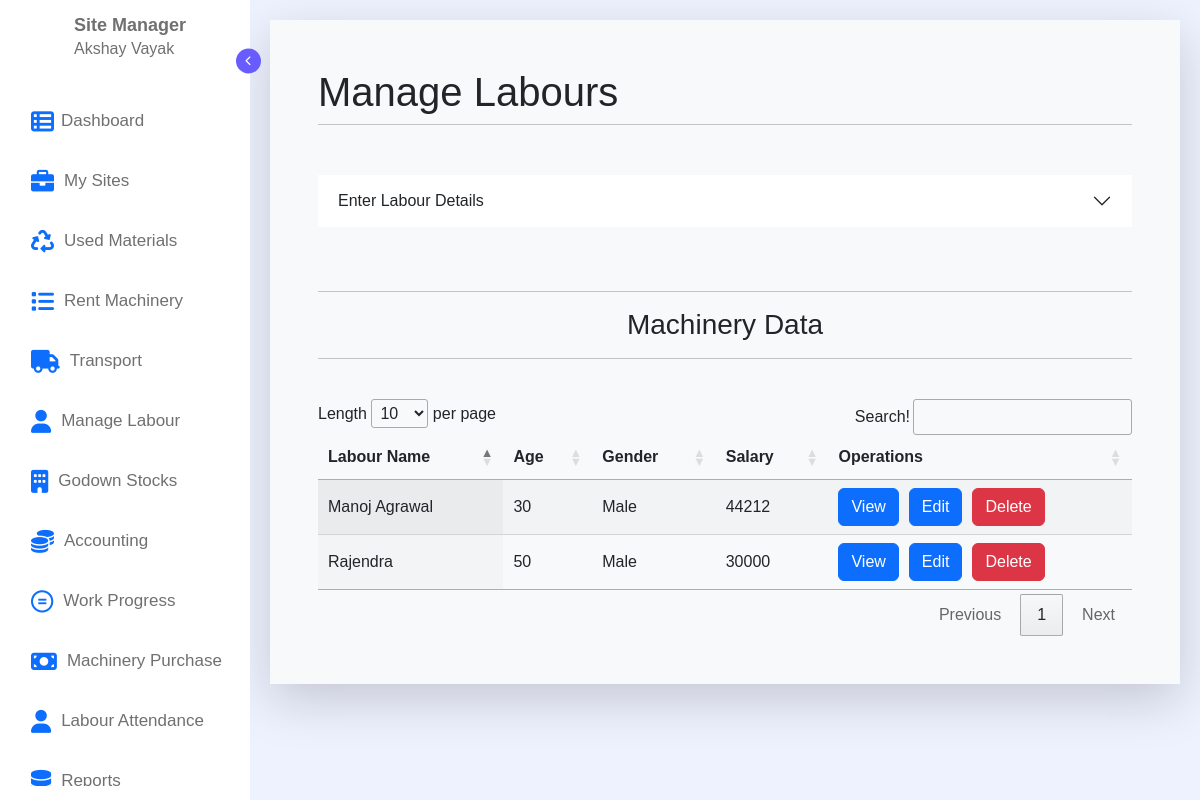
The page /labour/ (signed in) on the database its author committed.
### Mainpage/models.py (models this page shows, shortened)
class LabourData(models.Model):
    id = models.AutoField
    manager_id = models.TextField(max_length=100,default="")
    manager_name = models.TextField(max_length=100,default="")
    labour_name = models.TextField(max_length=100,default="")
    site_id = models.IntegerField(default=0)
    site_name = models.TextField(max_length=100,default="")
    labour_age = models.IntegerField(default=0)
    labour_gender = models.TextField(max_length=50,default="")
    salary = models.IntegerField(default=0)
    work_details = models.TextField(max_length=200,default="")

### Mainpage/views.py (the view, shortened to what this page needs)
# urls.py: path('labour/',views.ManageLabour,name="ManageLabour"),
def ManageLabour(request):
    if request.user.is_authenticated:
        sites_data = SiteData.objects.filter(manager_user_name_id = request.user.id).all().values()
        labour_datas = LabourData.objects.filter(manager_id = request.user.id).all().values()
        return render(request,"Mainpage/labour.html",{"sites_data":sites_data,"labour_datas":labour_datas,"tab_name":"LabourData","redirect":"/labour/"})
    else:
        return render(request,"Mainpage/labour.html")

### Mainpage/templates/Mainpage/labour.html (shortened to what this page needs)
{% extends 'Mainpage/navbar.html' %}
{% load static %}
    {% block style %}
    <link rel="stylesheet" href="{% static 'css/manage-machine.css' %}">
    {% endblock %}
    {% block body %}
    <div class="container">
        <div class="p-5 bottom-radious bg-light shadow-lg" style="background-color: white;">
            <h1>Manage Labours</h1>
            <hr class="my-2">
            <div class="accordion accordion-flush" id="accordionFlushExample">
                <div class="accordion-item">
                    <h2 class="accordion-header">
                        <button class="accordion-button collapsed" type="button" data-bs-toggle="collapse"
                            data-bs-target="#flush-collapseOne" aria-expanded="false" aria-controls="flush-collapseOne">
                            Enter Labour Details
                        </button>
                    </h2>
                </div>
            </div>
            <br><br>
            <hr>
            <h3 style="text-align: center;">Machinery Data</h3>
            <hr><br>
            <table id="example" class="display" style="width:100%">
                <thead>
                    <tr>
                        <th>Labour Name</th>
                        <th>Age</th>
                        <th>Gender</th>
                        <th>Salary</th>
                        <th>Operations</th>
                    </tr>
                </thead>
                <tbody>
                    {% for i in labour_datas %}
                    <tr>
                        <td>{{i.labour_name}}</td>
                        <td>{{i.labour_age}}</td>
                        <td>{{i.labour_gender}}</td>
                        <td>{{i.salary}}</td>
                        <td style="display: flex;">
                            <form action="/details/" method="post">{% csrf_token %}
                                <button type="submit" class="btn btn-primary">View</button>
                            </form>
                            <form action="/update-form/" method="post" style="margin-left: 10px;">{% csrf_token %}
                                <button type="submit" class="btn btn-primary">Edit</button>
                            </form>
                            <form action="/Delete-Manager/" method="post" style="margin-left: 10px;">{% csrf_token %}
                                <button type="submit" class="btn btn-danger">Delete</button>
                            </form>
                        </td>
                    </tr>
                    {% endfor %}
                </tbody>
            </table>
        </div>
    </div>
    {% endblock %}

### Mainpage/templates/Mainpage/navbar.html (shortened to what this page needs)
{% load static %}
<!doctype html>
<html lang="en">
<head>
    <link rel="stylesheet"
        href="https://cdn.jsdelivr.net/npm/@fortawesome/fontawesome-free@5.15.4/css/fontawesome.min.css"
>
    <link rel="stylesheet" href="https://cdnjs.cloudflare.com/ajax/libs/font-awesome/6.0.0-beta2/css/all.min.css"
 />
    <link href="https://cdn.jsdelivr.net/npm/bootstrap@5.3.0-alpha3/dist/css/bootstrap.min.css" rel="stylesheet"
>
    <link rel="stylesheet" href="{% static 'css/navbar.css' %}">
    <link rel="stylesheet" type="text/css" href="https://cdn.datatables.net/1.10.20/css/jquery.dataTables.min.css">
    {% block style %}
    {% endblock %}
</head>
<body>
    <div class="container">
        <nav class="sidebar">
            <header>
                <div class="image-text">
                    <div class="text logo-text">
                        <span class="name">Site Manager</span>
                        <span class="profession">{{user.first_name}} {{user.last_name}}</span>
                    </div>
                </div>
                <i class="fa-solid fa-chevron-right toggle" style="font-size: 10px;"></i>
            </header>
            <div class="menu-bar">
                <div class="menu">
                    <ul class="menu-links" style="padding: 10px;">
                        <li class="nav-link">
                            <a href="/dashboard/">
                                <i style="font-size:23px; margin-left: 7px;" class="fa">&#xf00b;</i>
                                <span class="text nav-text" style="margin-left: 7px;"> Dashboard</span>
                            </a>
                        </li>
                        <li class="nav-link">
                            <a href="/sites/">
                                <i class="fa-solid fa-briefcase" style="font-size: 23px; margin-left: 7px;"></i>
                                <span class="text nav-text" style="margin-left: 10px;"> My Sites</span>
                            </a>
                        </li>
                        <li class="nav-link">
                            <a href="/materials/">
                                <i class="fa-solid fa-recycle" style="font-size: 23px; margin-left: 7px;"></i>
                                <span class="text nav-text" style="margin-left: 10px;">Used Materials</span>
                            </a>
                        </li>
                        <li class="nav-link">
                            <a href="/manage-machines/">
                                <i class="fa-solid fa-list" style="font-size: 23px; margin-left: 7px;"></i>
                                <span class="text nav-text" style="margin-left: 10px;">Rent Machinery</span>
                            </a>
                        </li>
                        <li class="nav-link">
                            <a href="/transport/">
                                <i class="fa-solid fa-truck" style="font-size: 23px; margin-left: 7px;"></i>
                                <span class="text nav-text" style="margin-left: 10px;">Transport</span>
                            </a>
                        </li>
                        <li class="nav-link">
                            <a href="/labour/">
                                <i class="fa-solid fa-user" style="font-size: 23px; margin-left: 7px;"></i>
                                <span class="text nav-text" style="margin-left: 10px;">Manage Labour</span>
                            </a>
                        </li>
                        <li class="nav-link">
                            <a href="/godown/">
                                <i class="fa-solid fa-building" style="font-size: 23px; margin-left: 7px;"></i>
                                <span class="text nav-text" style="margin-left: 10px;">Godown Stocks</span>
                            </a>
                        </li>
                        <li class="nav-link">
                            <a href="/accounting/">
                                <i class="fa-solid fa-coins" style="font-size: 23px; margin-left: 7px;"></i>
                                <span class="text nav-text" style="margin-left: 10px;">Accounting</span>
                            </a>
                        </li>
                        <li class="nav-link">
                            <a href="/work-progress/">
                                <i class="fa-brands fa-creative-commons-nd"
                                    style="font-size: 23px; margin-left: 7px;"></i>
                                <span class="text nav-text" style="margin-left: 10px;">Work Progress</span>
                            </a>
                        </li>
                        <li class="nav-link">
                            <a href="/purchase-machine/">
                                <i class="fa-solid fa-money-bill" style="font-size: 23px; margin-left: 7px;"></i>
                                <span class="text nav-text" style="margin-left: 10px;">Machinery Purchase</span>
                            </a>
                        </li>
                        <li class="nav-link">
                            <a href="/attendance/">
                                <i class="fa-solid fa-user" style="font-size: 23px; margin-left: 7px;"></i>
                                <span class="text nav-text" style="margin-left: 10px;">Labour Attendance</span>
                            </a>
                        </li>
                        <li class="nav-link">
                            <a href="/reports/">
                                <i class="fa-solid fa-database" style="font-size: 23px; margin-left: 7px;"></i>
                                <span class="text nav-text" style="margin-left: 10px;">Reports</span>
                            </a>
                        </li>
                    </ul>
                </div>
            </div>
        </nav>
        <section class="home">
            {% block body %}
            {% endblock %}
        </section>
    </div>
</body>
</html>

### static/css/navbar.css (style rules this page uses)
* { margin: 0; padding: 0; box-sizing: border-box; font-family: "Poppins", sans-serif; }
:root { --body-color: #eef2ff; --sidebar-color: #fff; --primary-color: #695cfe; --primary-color-light: #f6f5ff; --toggle-color: #ddd; --text-color: #707070; --tran-03: all 0.2s ease; --tran-03: all 0.3s ease; --tran-04: all 0.3s ease; --tran-05: all 0.3s ease; }
body { min-height: 100vh; background-color: var(--body-color); transition: var(--tran-05); }
.container { display: flex; }
.sidebar { position: fixed; top: 0; left: 0; height: 100%; width: 250px; padding: 10px 14px; background: var(--sidebar-color); transition: var(--tran-05); z-index: 100; }
.sidebar li { height: 50px; list-style: none; display: flex; align-items: center; margin-top: 10px; }
.sidebar .text, .sidebar .icon { color: var(--text-color); transition: var(--tran-03); }
.sidebar .text { font-size: 17px; font-weight: 300; white-space: nowrap; opacity: 1; }
.sidebar header { position: relative; }
.sidebar header .image-text { display: flex; align-items: center; }
.sidebar header .logo-text { display: flex; flex-direction: column; }
header .image-text .name { margin-top: 2px; font-size: 18px; font-weight: 600; }
header .image-text .profession { font-size: 16px; margin-top: -2px; display: block; }
.sidebar header .toggle { position: absolute; right: -25px; transform: translateY(-50%) rotate(180deg); height: 25px; width: 25px; background-color: var(--primary-color); color: var(--sidebar-color); border-radius: 50%; display: flex; align-items: center; justify-content: center; font-size: 22px; cursor: pointer; transition: var(--tran-05); }
.sidebar .menu { margin-top: 15px; }
.sidebar li a { list-style: none; height: 100%; background-color: transparent; display: flex; align-items: center; height: 100%; width: 100%; border-radius: 6px; text-decoration: none; transition: var(--tran-03); }
.sidebar .menu-bar { height: calc(100% - 55px); display: flex; flex-direction: column; justify-content: space-between; overflow-y: scroll; }
@media (min-width: 501px) { .home { position: absolute; top: 0; top: 0; left: 250px; height: 100vh; width: calc(100% - 250px); background-color: var(--body-color); transition: var(--tran-05); } }

### static/css/manage-machine.css (style rules this page uses)
.container { padding: 20px; display: block; }
.container .accordion { margin-top: 50px; background: white; }

### rows shown on the page
LabourData: labour_name "Manoj Agrawal", labour_age "30", labour_gender "Male", salary "44212"
LabourData: labour_name "Rajendra", labour_age "50", labour_gender "Male", salary "30000"

### other values the page prints
{{ user.first_name }} "Akshay"
{{ user.last_name }} "Vayak"
